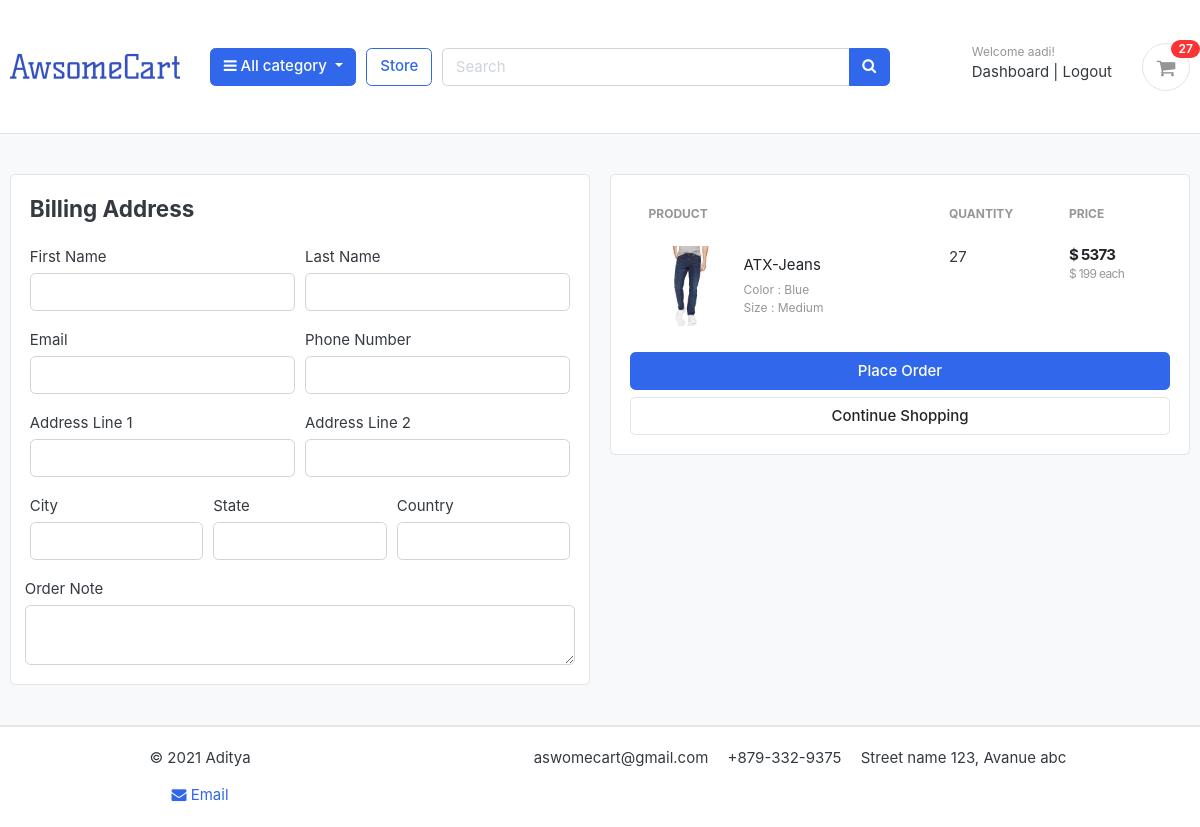
/cart/checkout (signed in), run on an earlier commit of the app's database.
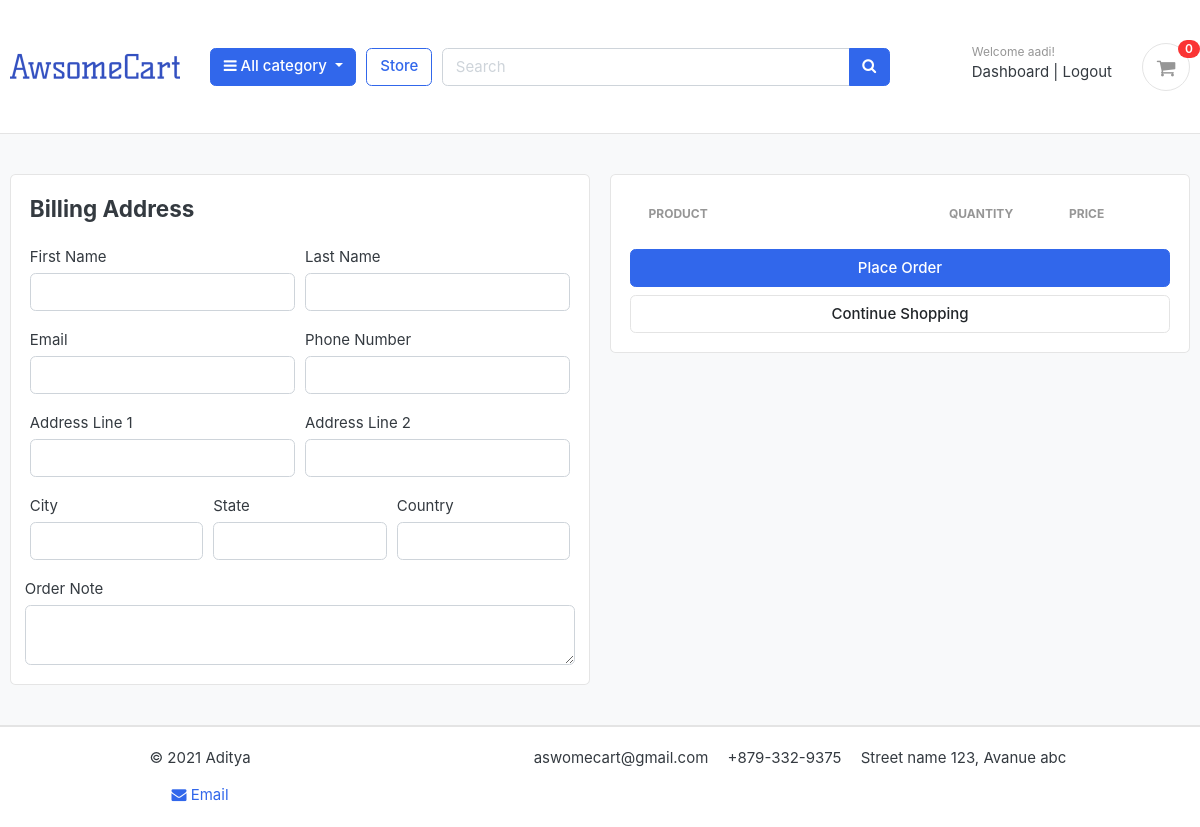
And on a later commit of the database.
### carts/models.py (models this page shows, shortened)
class CartItem(models.Model):
    user       = models.ForeignKey(Account,on_delete=models.CASCADE,null=True)
    product    = models.ForeignKey(Product ,on_delete=models.CASCADE)
    variation  = models.ManyToManyField(Variation,blank=True)
    cart       = models.ForeignKey(Cart,on_delete=models.CASCADE,null=True)
    quantity   = models.IntegerField()
    is_active  = models.BooleanField(default=True)
    def sub_total(self):
        return self.product.price * self.quantity

### store/models.py (models this page shows, shortened)
class Product(models.Model):
    product_name = models.CharField(max_length=100,unique=True)
    slug         = models.SlugField(max_length=200,unique=True)
    description  = models.TextField(max_length=1000,blank=True)
    price        = models.IntegerField()
    images       = models.ImageField(upload_to = 'photos/products')
    stock        = models.IntegerField()
    is_available = models.BooleanField(default=True)
    category     = models.ForeignKey(Category,on_delete=models.CASCADE)
    created_date = models.DateTimeField(auto_now=True)
    modified_date= models.DateTimeField(auto_now=True)
    def get_url(self):
        return reverse('product_detail',args=[self.category.slug,self.slug])

class Variation(models.Model):
    product             = models.ForeignKey(Product,on_delete=models.CASCADE)
    variation_category  = models.CharField(max_length=100,choices=variation_category_choice)
    variation_value     =models.CharField(max_length=100)
    is_active           =models.BooleanField(default=True)
    created_date        = models.DateTimeField(auto_now=True)
    objects = VariationManager()

### carts/views.py (the view)
# urls.py: path('checkout',views.checkout,name='checkout'),
@login_required(login_url='login')
def checkout(request,total = 0,quantity = 0,cart_item = None):
    try:
        tax = 0
        GrandTotal = 0
        cart_items =0
        if request.user.is_authenticated:
            cart_items = CartItem.objects.filter(user=request.user,is_active=True)
        else:
            cart = Cart.objects.get(cart_id = _cart_id(request))
            cart_items = CartItem.objects.filter(cart=cart,is_active=True)
        for cart_item in cart_items:
            total += (cart_item.product.price * cart_item.quantity)
            quantity += cart_item.quantity
        tax = (2 *total)/100
        GrandTotal = total+tax
    except ObjectDoesNotExist:
        pass
    context = {
        'total' : total,
        'quantity':quantity,
        'cart_items':cart_items,
        'tax':tax,
        'GrandTotal':GrandTotal,
    }
    return render(request,'store/checkout.html',context)

### carts/context_processors.py (called while the page is built)
def counter(request):
    cart_count = 0
    if 'admin' in request.path:
        return  {}
    else:
        try:
            cart = Cart.objects.filter(cart_id = _cart_id(request))
            if request.user.is_authenticated:
                cart_items = CartItem.objects.all().filter(user=request.user)
            else:
                cart_items = CartItem.objects.all().filter(cart=cart[:1])
            for cart_item in cart_items:
                cart_count += cart_item.quantity
        except Cart.DoesNotExist:
            cart_count = 0
    return dict(cart_count = cart_count)

### carts/views.py (called while the page is built)
def _cart_id(request):
    cart = request.session.session_key
    if not cart:
        cart = request.session.create()
    return cart

### category/cotext_processors.py (called while the page is built)
def menu_links(request):
    links = Category.objects.all()
    return dict(links=links)

### category/models.py (called while the page is built)
    def get_url(self):
        return reverse('product_by_category',args=[self.slug])

### store/context_processors.py (called while the page is built)
def size_chart(request):
    size = Variation.objects.all()
    return dict(size=size)

### templates/store/checkout.html (shortened to what the changed rows need)
{% extends 'base.html' %}
{% load static %}
{% block content %}
<section class="section-content padding-y bg">
  <div class="container">
    <div class="row">
      <aside class="col-lg-6">
        <div class="card">
          <div class="card-body">
            <table class="table table-borderless table-shopping-cart">
              <thead class="text-muted">
                <tr class="small text-uppercase">
                  <th scope="col">Product</th>
                  <th scope="col" width="120">Quantity</th>
                  <th scope="col" width="120">Price</th>
                </tr>
              </thead>
              <tbody>
                {% for cart_item in cart_items %}
                <tr>
                  <td>
                    <figure class="itemside align-items-center">
                      <div class="aside">
                        <img src="{{ cart_item.product.images.url }}" class="img-sm">
                      </div>
                      <figcaption class="info">
                        <a href="{{ cart_item.product.get_url }}" class="title text-dark">{{cart_item.product.product_name }}</a>
                        <p class="text-muted small">
                          {% if cart_item.variation.all %}
                            {% for item in cart_item.variation.all %}
                            {{ item.variation_category | capfirst }} : {{ item.variation_value | capfirst }} <br>
                          {% endfor %}
                          {% endif %}
                        </p>
                      </figcaption>
                    </figure>
                  </td>
                  <td>
                    <label for="">{{cart_item.quantity}}</label>
                  </td>
                  <td>
                    <div class="price-wrap">
                      <var class="price">$ {{ cart_item.sub_total }}</var>
                      <small class="text-muted"> $ {{ cart_item.product.price }} each </small>
                    </div>
                  </td>
                </tr>
                {% endfor %}
              </tbody>
            </table>
          </div>
        </div>
      </aside>
    </div>
  </div>
</section>
{% endblock %}

### templates/includes/navbar.html (shortened to what this page needs)
{% load static %}
<header class="section-header">
  <section class="header-main border-bottom">
    <div class="container">
      <div class="row align-items-center">
        <div class="col-lg-2 col-md-3 col-6">
          <a href="{% url 'Home' %}" class="brand-wrap">
            <img class="" src="{% static './images/logo1.png' %}">
          </a>
        </div>
        <div class="col-lg col-sm col-md col-6 flex-grow-0">
          <div class="category-wrap dropdown d-inline-block float-right">
            <button type="button" class="btn btn-primary dropdown-toggle" data-toggle="dropdown">
              <i class="fa fa-bars"></i> All category
            </button>
          </div>
        </div>
        <a href="{% url 'store' %}" class="btn btn-outline-primary">Store</a>
        <div class="col-lg  col-md-6 col-sm-12 col">
          <form action="{% url 'serch' %}" class="search" method='GET'>
            <div class="input-group w-100">
              <input type="text" class="form-control" style="width:60%;" placeholder="Search" name="keyword" required>
              <div class="input-group-append">
                <button class="btn btn-primary" type="submit">
                  <i class="fa fa-search"></i>
                </button>
              </div>
            </div>
          </form>
        </div>
        <div class="col-lg-3 col-sm-6 col-8 order-2 order-lg-3">
          <div class="d-flex justify-content-end mb-3 mb-lg-0">
            {% if user.id is None %}
            <div class="widget-header">
              <small class="title text-muted">Welcome guest!</small>
              <div>
                <a href="{% url 'login' %}">Sign in</a> <span class="dark-transp"> | </span>
                <a href="{% url 'register' %}"> Register</a>
              </div>
            </div>
            {% else %}
            <div class="widget-header">
              <small class="title text-muted">Welcome {{user.first_name}}!</small>
              <div>
                <a href="{% url 'dashboard' %}">Dashboard</a> <span class="dark-transp"> | </span>
                <a href="{% url 'logout' %}"> Logout</a>
              </div>
            </div>
            {% endif %}
            <a href="{% url 'cart' %}" class="widget-header pl-3 ml-3">
              <div class="icon icon-sm rounded-circle border"><i class="fa fa-shopping-cart"></i></div>
              <span class="badge badge-pill badge-danger notify">{{cart_count}}</span>
            </a>
          </div>
        </div>
      </div>
    </div>
  </section>
</header>

What changed in the data, as far as the page shows it:
removed CartItem: product.images (picture), product.product_name "ATX-Jeans", quantity "27", sub_total "5373", product.price "199"
no longer on this page (row unchanged): Variation: variation_category "Color", variation_value "Blue"
no longer on this page (row unchanged): Variation: variation_category "Size", variation_value "Medium"
Also different on the page:
{{ cart_count }}: "27" → "0"
